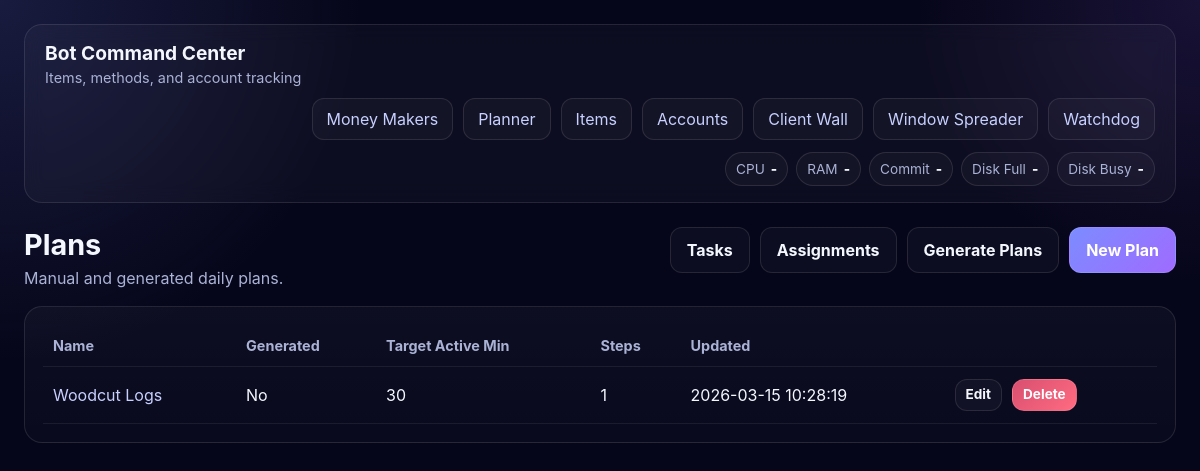
Page /planner_core/plans on the committed database.
### app/models.py (models this page shows)
class PlanTemplate(Base):
    __tablename__ = "plan_template"
    __table_args__ = (
        Index("ix_plan_template_generated", "is_generated"),
    )
    id: Mapped[int] = mapped_column(primary_key=True)
    name: Mapped[str] = mapped_column(String(255), index=True)
    description: Mapped[Optional[str]] = mapped_column(Text, nullable=True)
    is_generated: Mapped[bool] = mapped_column(default=False)
    target_active_minutes: Mapped[Optional[int]] = mapped_column(Integer, nullable=True)
    created_at: Mapped[datetime] = mapped_column(
        DateTime(timezone=True),
        server_default=func.now(),
    )
    updated_at: Mapped[datetime] = mapped_column(
        DateTime(timezone=True),
        server_default=func.now(),
        onupdate=func.now(),
    )
    steps: Mapped[list["PlanStep"]] = relationship(
        back_populates="plan",
        cascade="all, delete-orphan",
        order_by="PlanStep.step_order",
    )
    assignments: Mapped[list["AccountPlanAssignment"]] = relationship(
        back_populates="plan",
        cascade="all, delete-orphan",
    )

### app/planner.py (the view)
@router.get("/planner_core/plans", response_class=HTMLResponse)
def planner_plans(request: Request, session: Session = Depends(get_session)):
    templates = get_templates(request)
    plans = session.scalars(select(PlanTemplate).order_by(PlanTemplate.name)).all()
    return templates.TemplateResponse(
        request,
        "planner_plans.html",
        {
            "request": request,
            "plans": plans,
            "message": request.query_params.get("message"),
        },
    )

### app/templates/planner_plans.html
{% extends "base.html" %}
{% block content %}
<div class="page-header">
    <div>
        <h2>Plans</h2>
        <p>Manual and generated daily plans.</p>
    </div>
    <div class="actions">
        <a href="/planner_core/tasks"><button type="button" class="secondary">Tasks</button></a>
        <a href="/planner_core/assignments"><button type="button" class="secondary">Assignments</button></a>
        <a href="/planner_core/generate"><button type="button" class="secondary">Generate Plans</button></a>
        <a href="/planner_core/plans/new"><button type="button">New Plan</button></a>
    </div>
</div>
<div class="card">
    <table>
        <thead>
            <tr>
                <th>Name</th>
                <th>Generated</th>
                <th>Target Active Min</th>
                <th>Steps</th>
                <th>Updated</th>
                <th></th>
            </tr>
        </thead>
        <tbody>
            {% for plan in plans %}
            <tr>
                <td><a href="/planner_core/plans/{{ plan.id }}">{{ plan.name }}</a></td>
                <td>{% if plan.is_generated %}Yes{% else %}No{% endif %}</td>
                <td>{{ plan.target_active_minutes or "-" }}</td>
                <td>{{ plan.steps | length }}</td>
                <td>{{ plan.updated_at }}</td>
                <td class="actions">
                    <a href="/planner_core/plans/{{ plan.id }}/edit"><button type="button" class="secondary tiny-btn">Edit</button></a>
                    <form action="/planner_core/plans/{{ plan.id }}/delete" method="post" onsubmit="return confirm('Delete this plan?');">
                        <button type="submit" class="danger tiny-btn">Delete</button>
                    </form>
                </td>
            </tr>
            {% else %}
            <tr>
                <td colspan="6">No plans yet.</td>
            </tr>
            {% endfor %}
        </tbody>
    </table>
</div>
{% endblock %}

### app/templates/base.html (style rules this page uses)
:root { color-scheme: dark; --bg: #06061a; --card: #0e1030; --card-2: #13163f; --border: rgba(255,255,255,0.10); --text: #f5f7ff; --muted: #aab2d5; --accent: #7c8cff; --accent-2: #9f6bff; --good: #58d68d; --bad: #ff6b81; --warn: #ffd166; }
* { box-sizing: border-box; }
body { margin: 0; font-family: Inter, Segoe UI, Arial, sans-serif; background: radial-gradient(circle at top left, rgba(124, 140, 255, 0.16), transparent 28%), radial-gradient(circle at top right, rgba(159, 107, 255, 0.12), transparent 22%), var(--bg); color: var(--text); }
a { color: #c7d0ff; text-decoration: none; }
.page-header { display: flex; gap: 16px; justify-content: space-between; align-items: flex-start; flex-wrap: wrap; margin-bottom: 18px; }
.page-header h2 { margin: 0 0 6px 0; font-size: 1.8rem; }
.page-header p { margin: 0; color: var(--muted); }
.card { background: linear-gradient(180deg, rgba(255,255,255,0.035), rgba(255,255,255,0.02)); border: 1px solid var(--border); border-radius: 18px; padding: 18px; margin-bottom: 18px; }
form { margin: 0; }
input, textarea, select, button { font: inherit; }
button { padding: 12px 16px; border: 1px solid var(--border); border-radius: 12px; background: linear-gradient(135deg, var(--accent), var(--accent-2)); color: white; cursor: pointer; font-weight: 700; }
button.danger { background: linear-gradient(135deg, #d94f70, #ff6b81); }
button.secondary, .secondary-link { background: rgba(255,255,255,0.03); color: var(--text); }
table { width: 100%; border-collapse: collapse; overflow: hidden; }
th, td { text-align: left; padding: 12px 10px; border-bottom: 1px solid rgba(255,255,255,0.07); vertical-align: middle; }
th { color: var(--muted); font-size: 0.9rem; font-weight: 700; }
.tiny-btn { padding: 8px 10px; font-size: 0.85rem; line-height: 1; }
.actions { display: flex; gap: 10px; flex-wrap: wrap; }

### rows in the picture
PlanTemplate: name "Woodcut Logs", is_generated "No", target_active_minutes "30", steps|length "1", updated_at "2026-03-15 10:28:19"
